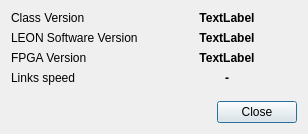
<?xml version="1.0" encoding="UTF-8"?>
<ui version="4.0">
 <class>SPIDRAboutDlg</class>
 <widget class="QDialog" name="SPIDRAboutDlg">
  <property name="geometry">
   <rect>
    <x>0</x>
    <y>0</y>
    <width>308</width>
    <height>125</height>
   </rect>
  </property>
  <property name="windowTitle">
   <string>About SPIDR</string>
  </property>
  <layout class="QVBoxLayout" name="verticalLayout">
   <item>
    <layout class="QGridLayout" name="gridLayout">
     <item row="2" column="1">
      <widget class="QLabel" name="labelFirmware">
       <property name="font">
        <font>
         <weight>75</weight>
         <bold>true</bold>
        </font>
       </property>
       <property name="text">
        <string>TextLabel</string>
       </property>
       <property name="alignment">
        <set>Qt::AlignCenter</set>
       </property>
      </widget>
     </item>
     <item row="1" column="0">
      <widget class="QLabel" name="label_2">
       <property name="text">
        <string>LEON Software Version</string>
       </property>
      </widget>
     </item>
     <item row="0" column="0">
      <widget class="QLabel" name="label">
       <property name="text">
        <string>Class Version</string>
       </property>
      </widget>
     </item>
     <item row="1" column="1">
      <widget class="QLabel" name="labelSoft">
       <property name="font">
        <font>
         <weight>75</weight>
         <bold>true</bold>
        </font>
       </property>
       <property name="text">
        <string>TextLabel</string>
       </property>
       <property name="alignment">
        <set>Qt::AlignCenter</set>
       </property>
      </widget>
     </item>
     <item row="0" column="1">
      <widget class="QLabel" name="labelClass">
       <property name="font">
        <font>
         <weight>75</weight>
         <bold>true</bold>
        </font>
       </property>
       <property name="text">
        <string>TextLabel</string>
       </property>
       <property name="alignment">
        <set>Qt::AlignCenter</set>
       </property>
      </widget>
     </item>
     <item row="2" column="0">
      <widget class="QLabel" name="label_3">
       <property name="text">
        <string>FPGA Version</string>
       </property>
      </widget>
     </item>
     <item row="3" column="0">
      <widget class="QLabel" name="label_4">
       <property name="text">
        <string>Links speed</string>
       </property>
      </widget>
     </item>
     <item row="3" column="1">
      <widget class="QLabel" name="labelLinks">
       <property name="font">
        <font>
         <weight>75</weight>
         <bold>true</bold>
        </font>
       </property>
       <property name="text">
        <string>-</string>
       </property>
       <property name="alignment">
        <set>Qt::AlignCenter</set>
       </property>
      </widget>
     </item>
    </layout>
   </item>
   <item>
    <spacer name="verticalSpacer">
     <property name="orientation">
      <enum>Qt::Vertical</enum>
     </property>
     <property name="sizeType">
      <enum>QSizePolicy::Fixed</enum>
     </property>
     <property name="sizeHint" stdset="0">
      <size>
       <width>20</width>
       <height>10</height>
      </size>
     </property>
    </spacer>
   </item>
   <item>
    <widget class="QDialogButtonBox" name="buttonBox">
     <property name="orientation">
      <enum>Qt::Horizontal</enum>
     </property>
     <property name="standardButtons">
      <set>QDialogButtonBox::Close</set>
     </property>
    </widget>
   </item>
   <item>
    <spacer name="verticalSpacer_2">
     <property name="orientation">
      <enum>Qt::Vertical</enum>
     </property>
     <property name="sizeHint" stdset="0">
      <size>
       <width>20</width>
       <height>40</height>
      </size>
     </property>
    </spacer>
   </item>
  </layout>
 </widget>
 <resources/>
 <connections>
  <connection>
   <sender>buttonBox</sender>
   <signal>accepted()</signal>
   <receiver>SPIDRAboutDlg</receiver>
   <slot>accept()</slot>
   <hints>
    <hint type="sourcelabel">
     <x>248</x>
     <y>254</y>
    </hint>
    <hint type="destinationlabel">
     <x>157</x>
     <y>274</y>
    </hint>
   </hints>
  </connection>
  <connection>
   <sender>buttonBox</sender>
   <signal>rejected()</signal>
   <receiver>SPIDRAboutDlg</receiver>
   <slot>reject()</slot>
   <hints>
    <hint type="sourcelabel">
     <x>316</x>
     <y>260</y>
    </hint>
    <hint type="destinationlabel">
     <x>286</x>
     <y>274</y>
    </hint>
   </hints>
  </connection>
 </connections>
</ui>
